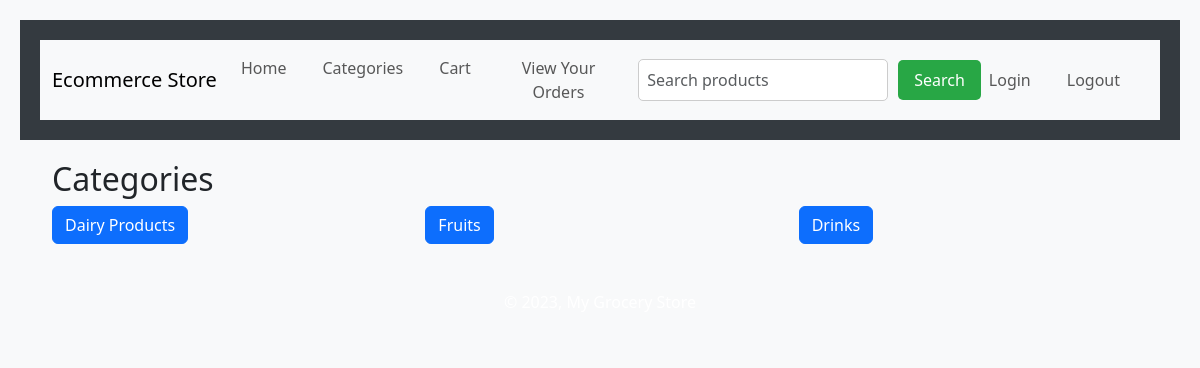
Screenshot of /view_categories with the database file from the repository.
### models.py (models this page shows)
class Category(Base):
    __tablename__ = 'categories'
    category_id = Column(Integer, Sequence('category_id_seq'), primary_key=True, autoincrement=True)
    category_name = Column(String, nullable=False)
    products = relationship("Product", back_populates="category")

### app.py (the view)
@app.route('/view_categories')
def view_categories():
    db_session = DBSession()
    categories = db_session.query(Category).all()
    db_session.close()
    return render_template('view_categories.html', categories=categories)

### templates/view_categories.html
{% extends 'customer_base.html' %}
{% block content %}
    <h2>Categories</h2>
    <div class="row">
        {% for category in categories %}
            <div class="col-md-4 mb-3">
                <form action="{{ url_for('view_products_by_category', category_id=category.category_id) }}" method="get">
                    <button type="submit" class="btn btn-primary btn-block">{{ category.category_name }}</button>
                </form>
            </div>
        {% endfor %}
    </div>
{% endblock %}

### static/customer.css (style rules this page uses)
body { background-color: #f8f9fa; padding: 20px; }

### rows the page displays
Category: category_name "Dairy Products"
Category: category_name "Fruits"
Category: category_name "Drinks"
